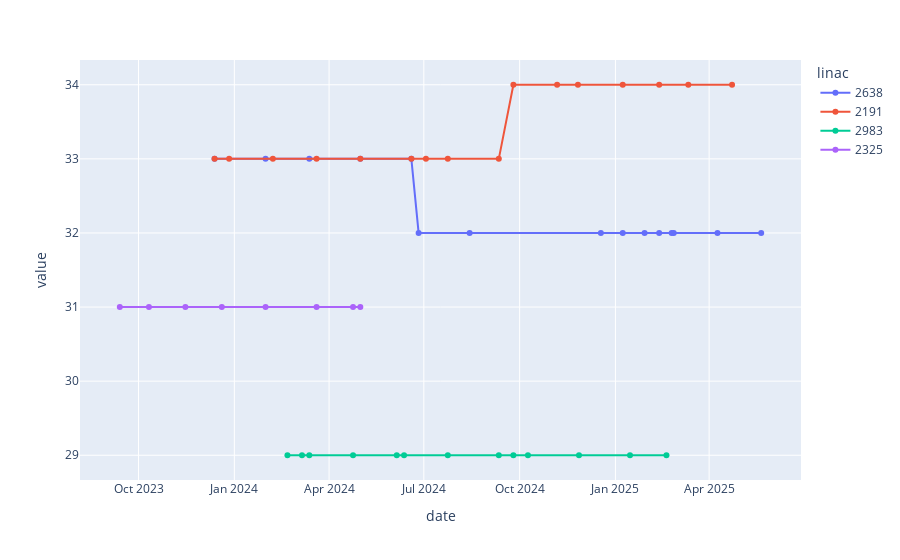
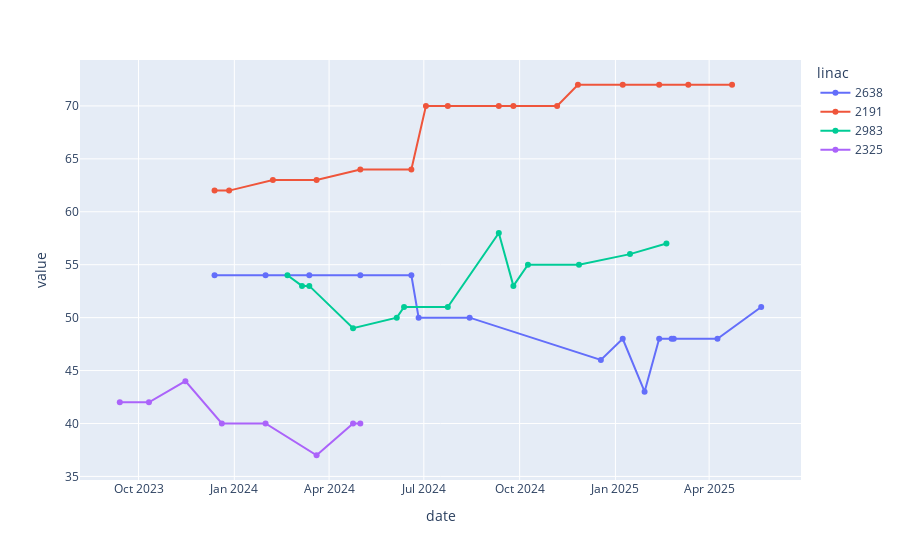

Notebook code for these charts, in order:
### Code cell
for x in range(len(show.columns)):  
    p_I = show.columns[x][:2]


    fig = px.line(mlc_cal_data[mlc_cal_data["Part&item"] == f"I:{p_I[0]} P:{p_I[1]}"], x="date", y ="value", color="linac", hover_data=["Part&item", "category"],markers=True)
    fig.show()

### Figure 1 — Plotly figure (JSON) as saved in the notebook; plotly's stock layout.template omitted (floating-point values rounded to 4 significant figures)
{"data": [{"customdata": [["I:2300 P:110.0", "Leaf Pair 1"], ["I:2300 P:110.0", "Leaf Pair 1"], ["I:2300 P:110.0", "Leaf Pair 1"], ["I:2300 P:110.0", "Leaf Pair 1"], ["I:2300 P:110.0", "Leaf Pair 1"], ["I:2300 P:110.0", "Leaf Pair 1"], ["I:2300 P:110.0", "Leaf Pair 1"], ["I:2300 P:110.0", "Leaf Pair 1"], ["I:2300 P:110.0", "Leaf Pair 1"], ["I:2300 P:110.0", "Leaf Pair 1"], ["I:2300 P:110.0", "Leaf Pair 1"], ["I:2300 P:110.0", "Leaf Pair 1"], ["I:2300 P:110.0", "Leaf Pair 1"], ["I:2300 P:110.0", "Leaf Pair 1"], ["I:2300 P:110.0", "Leaf Pair 1"]], "hovertemplate": "linac=2638<br>date=%{x}<br>value=%{y}<br>Part&item=%{customdata[0]}<br>category=%{customdata[1]}<extra></extra>", "legendgroup": "2638", "line": {"color": "#636efa", "dash": "solid"}, "marker": {"symbol": "circle"}, "mode": "lines+markers", "name": "2638", "orientation": "v", "showlegend": true, "type": "scatter", "x": ["2025-05-21", "2025-04-09", "2025-02-26", "2025-02-24", "2025-02-12", "2025-01-29", "2025-01-08", "2024-12-18", "2024-08-14", "2024-06-26", "2024-06-19", "2024-05-01", "2024-03-13", "2024-01-31", "2023-12-13"], "xaxis": "x", "y": [32, 32, 32, 32, 32, 32, 32, 32, 32, 32, 33, 33, 33, 33, 33], "yaxis": "y"}, {"customdata": [["I:2300 P:110.0", "Leaf Pair 1"], ["I:2300 P:110.0", "Leaf Pair 1"], ["I:2300 P:110.0", "Leaf Pair 1"], ["I:2300 P:110.0", "Leaf Pair 1"], ["I:2300 P:110.0", "Leaf Pair 1"], ["I:2300 P:110.0", "Leaf Pair 1"], ["I:2300 P:110.0", "Leaf Pair 1"], ["I:2300 P:110.0", "Leaf Pair 1"], ["I:2300 P:110.0", "Leaf Pair 1"], ["I:2300 P:110.0", "Leaf Pair 1"], ["I:2300 P:110.0", "Leaf Pair 1"], ["I:2300 P:110.0", "Leaf Pair 1"], ["I:2300 P:110.0", "Leaf Pair 1"], ["I:2300 P:110.0", "Leaf Pair 1"], ["I:2300 P:110.0", "Leaf Pair 1"], ["I:2300 P:110.0", "Leaf Pair 1"]], "hovertemplate": "linac=2191<br>date=%{x}<br>value=%{y}<br>Part&item=%{customdata[0]}<br>category=%{customdata[1]}<extra></extra>", "legendgroup": "2191", "line": {"color": "#EF553B", "dash": "solid"}, "marker": {"symbol": "circle"}, "mode": "lines+markers", "name": "2191", "orientation": "v", "showlegend": true, "type": "scatter", "x": ["2025-04-23", "2025-03-12", "2025-02-12", "2025-01-08", "2024-11-26", "2024-11-06", "2024-09-25", "2024-09-11", "2024-07-24", "2024-07-03", "2024-06-19", "2024-05-01", "2024-03-20", "2024-02-07", "2023-12-27", "2023-12-13"], "xaxis": "x", "y": [34, 34, 34, 34, 34, 34, 34, 33, 33, 33, 33, 33, 33, 33, 33, 33], "yaxis": "y"}, {"customdata": [["I:2300 P:110.0", "Leaf Pair 1"], ["I:2300 P:110.0", "Leaf Pair 1"], ["I:2300 P:110.0", "Leaf Pair 1"], ["I:2300 P:110.0", "Leaf Pair 1"], ["I:2300 P:110.0", "Leaf Pair 1"], ["I:2300 P:110.0", "Leaf Pair 1"], ["I:2300 P:110.0", "Leaf Pair 1"], ["I:2300 P:110.0", "Leaf Pair 1"], ["I:2300 P:110.0", "Leaf Pair 1"], ["I:2300 P:110.0", "Leaf Pair 1"], ["I:2300 P:110.0", "Leaf Pair 1"], ["I:2300 P:110.0", "Leaf Pair 1"], ["I:2300 P:110.0", "Leaf Pair 1"]], "hovertemplate": "linac=2983<br>date=%{x}<br>value=%{y}<br>Part&item=%{customdata[0]}<br>category=%{customdata[1]}<extra></extra>", "legendgroup": "2983", "line": {"color": "#00cc96", "dash": "solid"}, "marker": {"symbol": "circle"}, "mode": "lines+markers", "name": "2983", "orientation": "v", "showlegend": true, "type": "scatter", "x": ["2025-02-19", "2025-01-15", "2024-11-27", "2024-10-09", "2024-09-25", "2024-09-11", "2024-07-24", "2024-06-12", "2024-06-05", "2024-04-24", "2024-03-13", "2024-03-06", "2024-02-21"], "xaxis": "x", "y": [29, 29, 29, 29, 29, 29, 29, 29, 29, 29, 29, 29, 29], "yaxis": "y"}, {"customdata": [["I:2300 P:110.0", "Leaf Pair 1"], ["I:2300 P:110.0", "Leaf Pair 1"], ["I:2300 P:110.0", "Leaf Pair 1"], ["I:2300 P:110.0", "Leaf Pair 1"], ["I:2300 P:110.0", "Leaf Pair 1"], ["I:2300 P:110.0", "Leaf Pair 1"], ["I:2300 P:110.0", "Leaf Pair 1"], ["I:2300 P:110.0", "Leaf Pair 1"]], "hovertemplate": "linac=2325<br>date=%{x}<br>value=%{y}<br>Part&item=%{customdata[0]}<br>category=%{customdata[1]}<extra></extra>", "legendgroup": "2325", "line": {"color": "#ab63fa", "dash": "solid"}, "marker": {"symbol": "circle"}, "mode": "lines+markers", "name": "2325", "orientation": "v", "showlegend": true, "type": "scatter", "x": ["2024-05-01", "2024-04-24", "2024-03-20", "2024-01-31", "2023-12-20", "2023-11-15", "2023-10-11", "2023-09-13"], "xaxis": "x", "y": [31, 31, 31, 31, 31, 31, 31, 31], "yaxis": "y"}], "layout": {"legend": {"title": {"text": "linac"}, "tracegroupgap": 0}, "margin": {"t": 60}, "xaxis": {"anchor": "y", "domain": [0, 1], "title": {"text": "date"}}, "yaxis": {"anchor": "x", "domain": [0, 1], "title": {"text": "value"}}}}

### Figure 2 — Plotly figure (JSON) as saved in the notebook; plotly's stock layout.template omitted (floating-point values rounded to 4 significant figures)
{"data": [{"customdata": [["I:2540 P:100.0", "UV LED control"], ["I:2540 P:100.0", "UV LED control"], ["I:2540 P:100.0", "UV LED control"], ["I:2540 P:100.0", "UV LED control"], ["I:2540 P:100.0", "UV LED control"], ["I:2540 P:100.0", "UV LED control"], ["I:2540 P:100.0", "UV LED control"], ["I:2540 P:100.0", "UV LED control"], ["I:2540 P:100.0", "UV LED control"], ["I:2540 P:100.0", "UV LED control"], ["I:2540 P:100.0", "UV LED control"], ["I:2540 P:100.0", "UV LED control"], ["I:2540 P:100.0", "UV LED control"], ["I:2540 P:100.0", "UV LED control"], ["I:2540 P:100.0", "UV LED control"]], "hovertemplate": "linac=2638<br>date=%{x}<br>value=%{y}<br>Part&item=%{customdata[0]}<br>category=%{customdata[1]}<extra></extra>", "legendgroup": "2638", "line": {"color": "#636efa", "dash": "solid"}, "marker": {"symbol": "circle"}, "mode": "lines+markers", "name": "2638", "orientation": "v", "showlegend": true, "type": "scatter", "x": ["2025-05-21", "2025-04-09", "2025-02-26", "2025-02-24", "2025-02-12", "2025-01-29", "2025-01-08", "2024-12-18", "2024-08-14", "2024-06-26", "2024-06-19", "2024-05-01", "2024-03-13", "2024-01-31", "2023-12-13"], "xaxis": "x", "y": [51, 48, 48, 48, 48, 43, 48, 46, 50, 50, 54, 54, 54, 54, 54], "yaxis": "y"}, {"customdata": [["I:2540 P:100.0", "UV LED control"], ["I:2540 P:100.0", "UV LED control"], ["I:2540 P:100.0", "UV LED control"], ["I:2540 P:100.0", "UV LED control"], ["I:2540 P:100.0", "UV LED control"], ["I:2540 P:100.0", "UV LED control"], ["I:2540 P:100.0", "UV LED control"], ["I:2540 P:100.0", "UV LED control"], ["I:2540 P:100.0", "UV LED control"], ["I:2540 P:100.0", "UV LED control"], ["I:2540 P:100.0", "UV LED control"], ["I:2540 P:100.0", "UV LED control"], ["I:2540 P:100.0", "UV LED control"], ["I:2540 P:100.0", "UV LED control"], ["I:2540 P:100.0", "UV LED control"], ["I:2540 P:100.0", "UV LED control"]], "hovertemplate": "linac=2191<br>date=%{x}<br>value=%{y}<br>Part&item=%{customdata[0]}<br>category=%{customdata[1]}<extra></extra>", "legendgroup": "2191", "line": {"color": "#EF553B", "dash": "solid"}, "marker": {"symbol": "circle"}, "mode": "lines+markers", "name": "2191", "orientation": "v", "showlegend": true, "type": "scatter", "x": ["2025-04-23", "2025-03-12", "2025-02-12", "2025-01-08", "2024-11-26", "2024-11-06", "2024-09-25", "2024-09-11", "2024-07-24", "2024-07-03", "2024-06-19", "2024-05-01", "2024-03-20", "2024-02-07", "2023-12-27", "2023-12-13"], "xaxis": "x", "y": [72, 72, 72, 72, 72, 70, 70, 70, 70, 70, 64, 64, 63, 63, 62, 62], "yaxis": "y"}, {"customdata": [["I:2540 P:100.0", "UV LED control"], ["I:2540 P:100.0", "UV LED control"], ["I:2540 P:100.0", "UV LED control"], ["I:2540 P:100.0", "UV LED control"], ["I:2540 P:100.0", "UV LED control"], ["I:2540 P:100.0", "UV LED control"], ["I:2540 P:100.0", "UV LED control"], ["I:2540 P:100.0", "UV LED control"], ["I:2540 P:100.0", "UV LED control"], ["I:2540 P:100.0", "UV LED control"], ["I:2540 P:100.0", "UV LED control"], ["I:2540 P:100.0", "UV LED control"], ["I:2540 P:100.0", "UV LED control"]], "hovertemplate": "linac=2983<br>date=%{x}<br>value=%{y}<br>Part&item=%{customdata[0]}<br>category=%{customdata[1]}<extra></extra>", "legendgroup": "2983", "line": {"color": "#00cc96", "dash": "solid"}, "marker": {"symbol": "circle"}, "mode": "lines+markers", "name": "2983", "orientation": "v", "showlegend": true, "type": "scatter", "x": ["2025-02-19", "2025-01-15", "2024-11-27", "2024-10-09", "2024-09-25", "2024-09-11", "2024-07-24", "2024-06-12", "2024-06-05", "2024-04-24", "2024-03-13", "2024-03-06", "2024-02-21"], "xaxis": "x", "y": [57, 56, 55, 55, 53, 58, 51, 51, 50, 49, 53, 53, 54], "yaxis": "y"}, {"customdata": [["I:2540 P:100.0", "UV LED control"], ["I:2540 P:100.0", "UV LED control"], ["I:2540 P:100.0", "UV LED control"], ["I:2540 P:100.0", "UV LED control"], ["I:2540 P:100.0", "UV LED control"], ["I:2540 P:100.0", "UV LED control"], ["I:2540 P:100.0", "UV LED control"], ["I:2540 P:100.0", "UV LED control"]], "hovertemplate": "linac=2325<br>date=%{x}<br>value=%{y}<br>Part&item=%{customdata[0]}<br>category=%{customdata[1]}<extra></extra>", "legendgroup": "2325", "line": {"color": "#ab63fa", "dash": "solid"}, "marker": {"symbol": "circle"}, "mode": "lines+markers", "name": "2325", "orientation": "v", "showlegend": true, "type": "scatter", "x": ["2024-05-01", "2024-04-24", "2024-03-20", "2024-01-31", "2023-12-20", "2023-11-15", "2023-10-11", "2023-09-13"], "xaxis": "x", "y": [40, 40, 37, 40, 40, 44, 42, 42], "yaxis": "y"}], "layout": {"legend": {"title": {"text": "linac"}, "tracegroupgap": 0}, "margin": {"t": 60}, "xaxis": {"anchor": "y", "domain": [0, 1], "title": {"text": "date"}}, "yaxis": {"anchor": "x", "domain": [0, 1], "title": {"text": "value"}}}}
